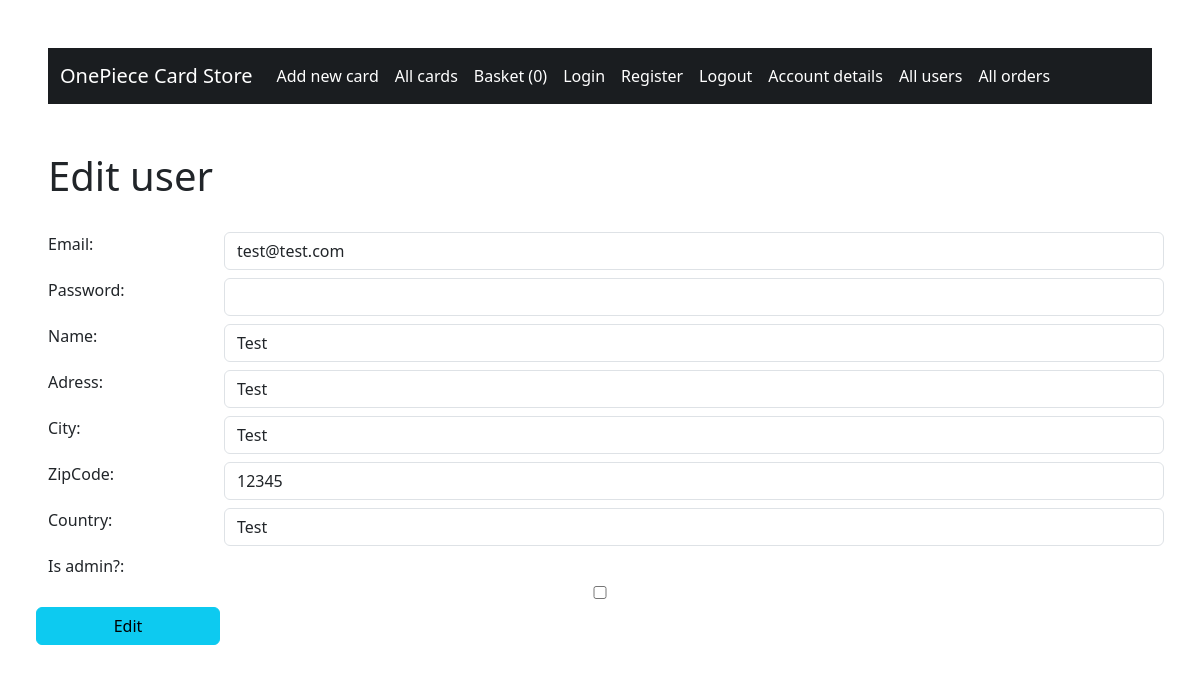
/edit_user/2 (signed in), run on the app's committed database.
### databases.py (models this page shows)
class User(db.Model, UserMixin):
    id = db.Column(db.Integer, primary_key=True)
    email = db.Column(db.String(50), nullable=False, default=False)
    password = db.Column(db.String(50), nullable=False, default=False)
    name = db.Column(db.String(25))
    adress = db.Column(db.String(75))
    city = db.Column(db.String(20))
    zipcode = db.Column(db.Integer)
    country = db.Column(db.String(20))
    is_admin = db.Column(db.Boolean, nullable=False, default=False)

### main.py (the view, shortened to what this page needs)
@app.route("/edit_user/<user_id>", methods=["GET", "POST"])
@login_required
@admin_required
def edit_user(user_id):
    user = User.query.filter(User.id == user_id).first()
    form = UserForm(obj=user)
    return render_template("edit_user.html", form=form, user=user)

### forms.py
class UserForm(FlaskForm):
    email = StringField("Email: ")
    password = PasswordField("Password: ")
    name = StringField("Name: ")
    adress = StringField("Adress: ")
    city = StringField("City: ")
    zipcode = IntegerField("ZipCode: ")
    country = StringField("Country: ")
    is_admin = BooleanField("Is admin?: ")

### main.py (called while the page is built)
@login_manager.user_loader
def load_user(id):
    return User.query.filter(User.id == id).first()

def admin_required(f):
    @wraps(f)
    def decorated_function(*args, **kwargs):
        if not login_manager._login_disabled:
            if not current_user.is_authenticated or not current_user.is_admin:
                flash('Access denied: You need to be an admin to access this page.')
                return redirect(url_for('index'))
        return f(*args, **kwargs)
    return decorated_function

### templates/edit_user.html (shortened to what this page needs)
{% extends "base.html" %}
{% block body %}
<div class="mx-lg-5 pb-lg-4">
    <h1>Edit user</h1>
</div>
<div class="mx-lg-5">
    <form id="card-form" action="{{ url_for('edit_user', user_id=user.id) }}" method="POST">
        <div class="row pb-lg-2">
            {{ form.email.label(class_="col-2 form-label") }}
            {{ form.email(class_="col form-control") }}
        </div>
        <div class="row pb-lg-2">
            {{ form.password.label(class_="col-2 form-label") }}
            {{ form.password(class_="col form-control") }}
        </div>
        <div class="row pb-lg-2">
            {{ form.name.label(class_="col-2 form-label") }}
            {{ form.name(class_="col form-control") }}
        </div>
        <div class="row pb-lg-2">
            {{ form.adress.label(class_="col-2 form-label") }}
            {{ form.adress(class_="col form-control") }}
        </div>
        <div class="row pb-lg-2">
            {{ form.city.label(class_="col-2 form-label") }}
            {{ form.city(class_="col form-control") }}
        </div>
        <div class="row pb-lg-2">
            {{ form.zipcode.label(class_="col-2 form-label") }}
            {{ form.zipcode(class_="col form-control") }}
        </div>
        <div class="row pb-lg-2">
            {{ form.country.label(class_="col-2 form-label") }}
            {{ form.country(class_="col form-control") }}
        </div>
        <div class="row pb-lg-2">
            {{ form.is_admin.label(class_="col-2 form-label") }}
            {{ form.is_admin }}
        </div>
        <div class="row col-lg-2 pb-lg-2">
            <input type="submit" value="Edit" class="btn btn-info">
        </div>
    </form>
</div>
{% endblock %}

### data on the page
User: email "test@test.com", name "Test", adress "Test", city "Test", zipcode "12345", country "Test"

### other printed values
{{ session['basket']|length }} "0"
